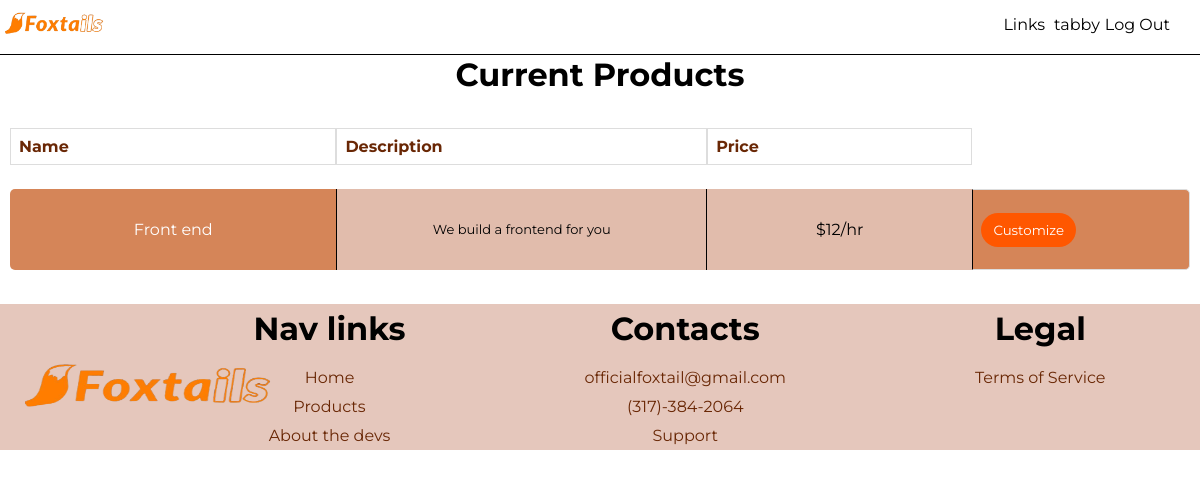
The page /products (signed in) on the database its author committed.
### app/models.py (models this page shows, shortened)
class User(UserMixin, db.Model):
	id=db.Column(db.Integer, primary_key=True)
	username = db.Column(db.String(64), index=True, unique=True)
	email = db.Column(db.String(120), index=True, unique=True)
	password_hash = db.Column(db.String(128))
	profile_img = db.Column(db.String(128))
	orders = db.relationship('Orders', backref='author', lazy='dynamic')
	@login.user_loader
	def load_user(id):
		return User.query.get(int(id))

class Products(db.Model):
	id = db.Column(db.Integer, primary_key=True)
	name = db.Column(db.String(64), index=True, unique=True)
	desc = db.Column(db.String(256), index=True, unique=True)
	price = db.Column(db.Integer, index=True)

### app/routes.py (the view)
@app.route('/products')
def products():
	product = Products.query.all()
	return render_template('products.html', title="Products", products=product)

### app/templates/products.html
{% extends 'base.html' %}
{% block content %}
    <div class="container-products">
        <h1>Current Products</h1>
        <table>
            <thead>
                <tr class="trhead-products">
                    <th>Name</th>
                    <th class="desc-products">Description</th>
                    <th>Price</th>
                </tr>
            </thead>
            <tbody>
                {% for product in products %}
                    <tr>
                        <td class="name-products">{{ product.name }}</td>
                        <td class="description">{{ product.desc }}</td>
                        <td>${{ product.price }}/hr</td>
                        <th class="button-td-products"><a href="/customize/{{ product.name }}"><button>Customize</button></a></th>
                    </tr>
                {% endfor %}
            </tbody>
        </table>
    </div>
{% endblock %}

### app/templates/base.html (shortened to what this page needs)
<!DOCTYPE html>
<html>
    <head>
        <link rel="stylesheet" href="../static/style.css">
    </head>
    <body>
        <div id="header">
            <a href="/" style="text-decoration: none;"><input id="favicon" type="image" name="logo" src="../static/logo-1.png" width=100 height=50></a>
            <div id="header-links-accounts">
                <span class="links-header">
                    <button class="dropbtn">Links</button>
                </span>
                {% if current_user.is_anonymous %}
                    <span class="account-links-header">
                        <a class="login" href="/account/login">Login</a>
                        <a class="signup" href="/account/register">Sign Up</a>
                    </span>
                {% else %}
                    <span class="account-links-header-logged-in">
                        <a href="/account/{{ current_user.username }}">{{ current_user.username }}</p>
                        <a class="logout" href="/account/logout">Log Out</a>
                    </span>
                {% endif %}
            </div>
        </div>
        {% block content %}{% endblock %}
        <footer id="footer">
            <p><img src="../static/logo-1.png" alt="Logo Image"></p>
            <div class="nav-links-footer">
                <h1>Nav links</h1>
                <a href="/">Home</a>
                <a href="/products">Products</a>
                <a href="/about_the_devs">About the devs</a>
            </div>
            <div class="contact-us">
                <h1>Contacts</h1>
                <a href="mailto:officialfoxtail@gmail.com">officialfoxtail@gmail.com</a>
                <a href="tel:+3173842064">(317)-384-2064</a>
                <a href="/service">Support</a>
            </div>
            <div class="legal-info">
                <h1>Legal</h1>
                <a href="/termsofservice">Terms of Service</a>
            </div>
        </footer>
    </body>
</html>

### app/static/style.css (style rules this page uses)
* { font-family: "Montserrat", cursive, sans-serif; color: #000; border: 0; padding: 0; margin: 0; }
#header { position: fixed; top: 0; width: 100%; z-index: 2; border-bottom: 1px solid black; background-color: white; }
#header a { padding-left: 5px; }
#header-links-accounts { position: absolute; display: inline-block; top: 15px; right: 30px; }
.links-header { position: relative; float: left; }
.account-links-header-logged-in { float: right; min-width: 100px; display: flex; flex-flow: row nowrap; }
.account-links-header-logged-in a { text-decoration: none; color: #000; }
.dropbtn { border: 0; padding: 0 4px 0 4px; background-color: transparent; color: #000; font-size: 16px; border-radius: 5px 5px 0 0; }
#footer { position: relative; width: 100%; background-color: #e5c7bc; display: flex; justify-content: space-around; align-items: flex-start; flex-flow: row wrap; }
#footer img { height: 100px; width: 250px; position: absolute; top: 85px; left: 150px; transform: translate(-50%, -50%); }
.nav-links-footer, .contact-us, .legal-info { display: flex; justify-content: center; align-items: center; flex-flow: column wrap; }
#footer h1 { margin: 5px 0 15px 0; }
#footer a { padding: 5px 10px; text-decoration: none; color: #692705; font-size: 16px; transition: all 0.5s ease-in; }
.container-products { margin-top: 55px; text-align: center; scroll-behavior: auto; }
.container-products table { border-collapse: separate; border-spacing: 0px 1.5em; position: relative; padding: 10px; width: 100%; }
.container-products thead { width: 100%; }
.container-products tbody { width: 100%; }
.container-products table td { background-color: #e1bcac; color: black; padding: 30px 45px; line-height: 21px; }
.container-products table th { color: #692705; }
.button-td-products { border-left: 1px solid black; background-color: #d58558; color: #ffffff; line-height: 21px; border-radius: 0 5px 5px 0; transition: transform 0.3s ease-in-out; }
.button-td-products a button { background-color: #ff5700; color: white; padding: 9px 12px; border-radius: 20px; text-decoration: none; transition: transform 0.3s ease-in-out; }
.container-products table td:first-child { border-radius: 5px 0 0 5px; }
.container-products tr { text-align: center; }
.name-products { background-color: #d58558 !important; color: white !important; }
.description { font-size: 13px; max-width: 100px; background-color: #e1bcac; border-right: 1px solid black; border-left: 1px solid black; }
#issue-support h1, p { padding-top: 10px; }
#admin-table td, th { border: 1px solid #dddddd; text-align: left; padding: 8px; }

### rows shown on the page
User: username "tabby"
Products: name "Front end", desc "We build a frontend for you", price "12"
